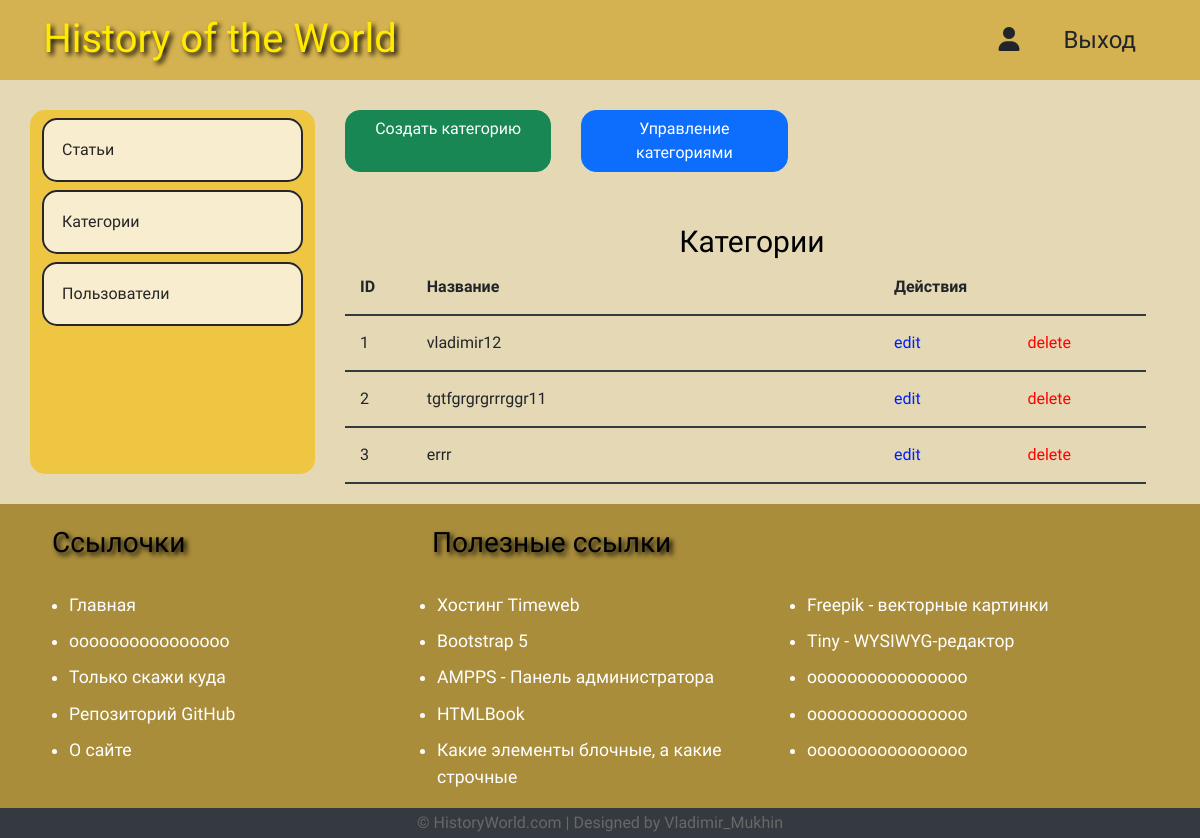
The app's page /admin/categories/index.php, older data.
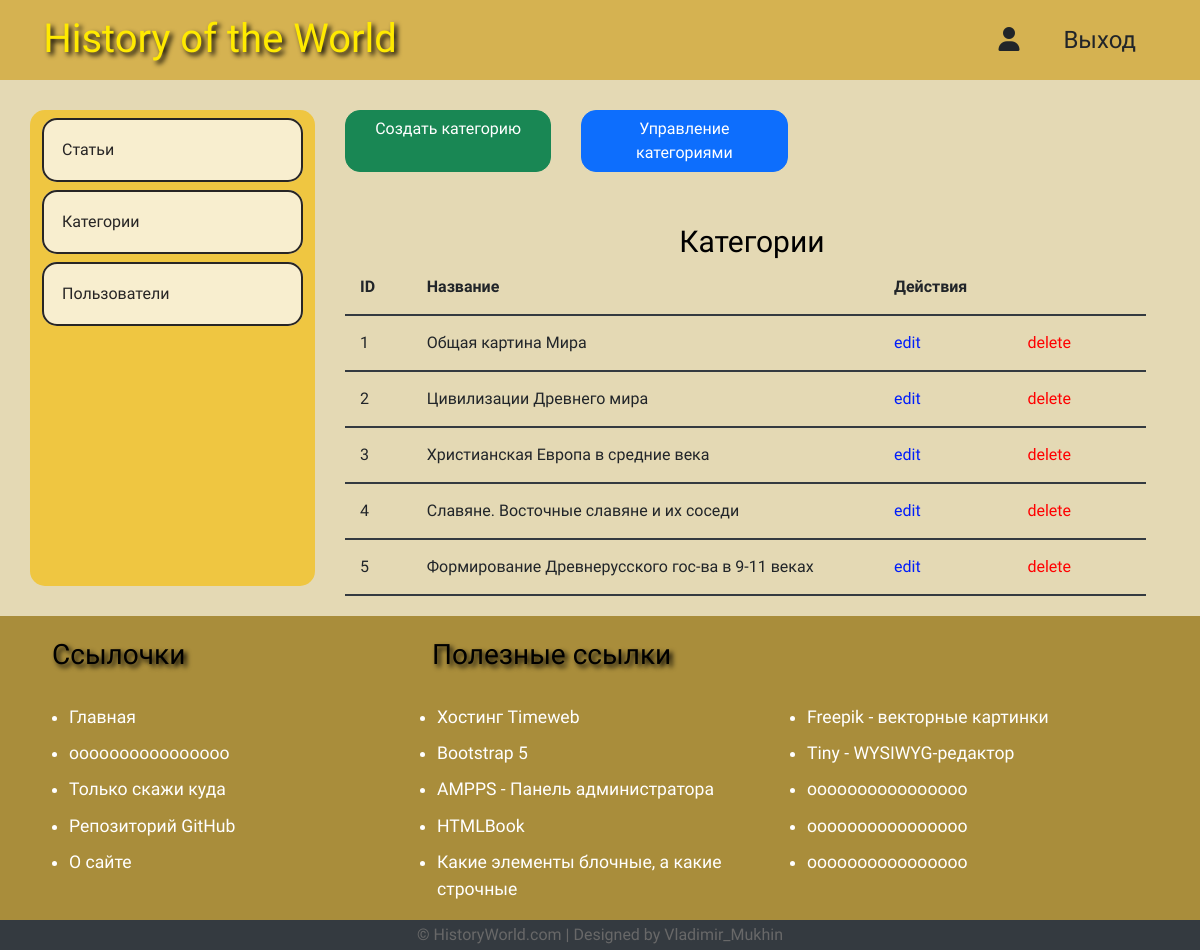
The same page, newer data.
### tables this page shows
CREATE TABLE `categories` (
  `id` int NOT NULL,
  `name` varchar(121) NOT NULL,
  `description` text NOT NULL
);

### app/database/db.php (called while the page is built, shortened)
<?php
require('connect.php');
function dbCheckError($query){
    $errInfo = $query->errorInfo();
    return true;
}
function selectAll($table, $params = []){
    global $pdo;
    $sql = "SELECT * FROM $table";
    $query = $pdo->prepare($sql);
    $query->execute();
    return $query->fetchAll();
}

### app/controllers/categories.php (called while the page is built, shortened)
<?php
include SITE_ROOT . "/app/database/db.php";
$categories = selectAll('categories');

### admin/categories/index.php (the view, shortened to what this page needs)
<?php
        include "../../app/controllers/categories.php";
?>
<!doctype html>
<html lang="ru">
  <head>
    <link href="https://cdn.jsdelivr.net/npm/bootstrap@5.0.1/dist/css/bootstrap.min.css" rel="stylesheet">
    <link rel="stylesheet" href="../../assets/css/admin.css">
  </head>
  <body>
    <?php
    include("../../app/include/header-admin.php");
    ?>
    <div class="container">
        <?php include('../../app/include/sitebar-admin.php'); ?>
            <div class="posts col-9">
                <div class="buttom row">
                    <a href="<?php echo BASE_URL . 'admin/categories/create.php';?>" class="col-3 btn btn-success">Создать категорию</a>
                    <a href="<?php echo BASE_URL . 'admin/categories/index.php';?>" class="col-3 btn btn-primary">Управление категориями</a>
                </div>
                <div class="row tabl">
                    <div class="row title-table">
                        <h2 class="tt">Категории</h2>
                        <div class="col-1">ID</div>
                        <div class="col-7">Название</div>
                        <div class="col-4">Действия</div>
                    </div>
                    <?php foreach($categories as $key => $category): ?>
                    <div class="row post">
                        <div class="id col-1"><?=$key + 1; ?></div>
                        <div class="title col-7"><?=$category['name']; ?></div>
                        <div class="red col-2"><a href="edit.php?id=<?=$category['id']; ?>">edit</a></div>
                        <div class="del col-2"><a href="edit.php?del_id=<?=$category['id']; ?>">delete</a></div>
                    </div>
                    <?php endforeach; ?>
                </div>
            </div>
        </div>
    </div>
    <?php
    include("../../app/include/footer-admin.php");
    ?>
  </body>
</html>

Row changes from the older to the newer data that the page shows:
removed categories: name "vladimir12"
removed categories: name "tgtfgrgrgrrrggr11"
removed categories: name "errr"
added categories: name "Общая картина Мира"
added categories: name "Цивилизации Древнего мира"
added categories: name "Христианская Европа в средние века"
added categories: name "Славяне. Восточные славяне и их соседи"
added categories: name "Формирование Древнерусского гос-ва в 9-11 веках"
